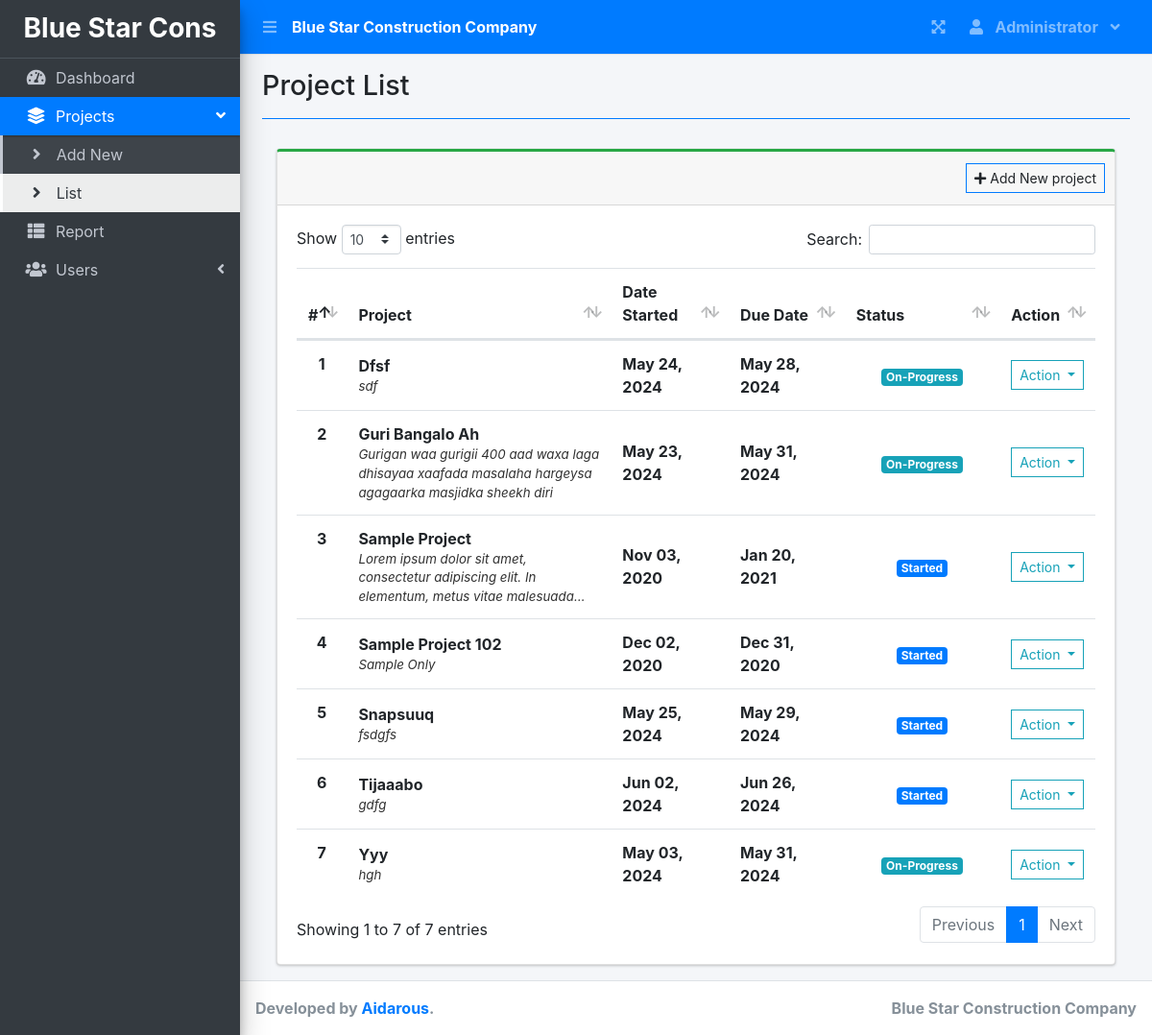
The app's page /index.php?page=project_list (signed in) with its own data.
### tables this page shows
CREATE TABLE `project_list` (
  `id` int(30) NOT NULL,
  `name` varchar(200) NOT NULL,
  `description` text NOT NULL,
  `status` tinyint(2) NOT NULL,
  `start_date` date NOT NULL,
  `end_date` date NOT NULL,
  `manager_id` int(30) NOT NULL,
  `user_ids` text NOT NULL,
  `date_created` datetime NOT NULL DEFAULT CURRENT_TIMESTAMP,
  `project_cost` decimal(10,2) NOT NULL DEFAULT '0.00'
);

### project_list.php (the view, shortened to what this page needs)
<?php include'db_connect.php' ?>
<div class="col-lg-12">
	<div class="card card-outline card-success">
		<div class="card-header">
            <?php if($_SESSION['login_type'] != 3): ?>
			<div class="card-tools">
				<a class="btn btn-block btn-sm btn-default btn-flat border-primary" href="./index.php?page=new_project"><i class="fa fa-plus"></i> Add New project</a>
			</div>
            <?php endif; ?>
		</div>
		<div class="card-body">
			<table class="table tabe-hover table-condensed" id="list">
				<colgroup>
					<col width="5%">
					<col width="35%">
					<col width="15%">
					<col width="15%">
					<col width="20%">
					<col width="10%">
				</colgroup>
				<thead>
					<tr>
						<th class="text-center">#</th>
						<th>Project</th>
						<th>Date Started</th>
						<th>Due Date</th>
						<th>Status</th>
						<th>Action</th>
					</tr>
				</thead>
				<tbody>
					<?php
					$i = 1;
					$stat = array("Pending","Started","On-Progress","On-Hold","Over Due","Done");
					$where = "";
					$qry = $conn->query("SELECT * FROM project_list $where order by name asc");
					while($row= $qry->fetch_assoc()):
						$trans = get_html_translation_table(HTML_ENTITIES,ENT_QUOTES);
						unset($trans["\""], $trans["<"], $trans[">"], $trans["<h2"]);
						$desc = strtr(html_entity_decode($row['description']),$trans);
						$desc=str_replace(array("<li>","</li>"), array("",", "), $desc);
		                $cprog = $conn->query("SELECT * FROM task_list where project_id = {$row['id']} and status = 3")->num_rows;
		                $prod = $conn->query("SELECT * FROM user_productivity where project_id = {$row['id']}")->num_rows;
						if($row['status'] == 0 && strtotime(date('Y-m-d')) >= strtotime($row['start_date'])):
						if($prod  > 0  || $cprog > 0)
		                  $row['status'] = 2;
		                else
		                  $row['status'] = 1;
						elseif($row['status'] == 0 && strtotime(date('Y-m-d')) > strtotime($row['end_date'])):
						$row['status'] = 4;
						endif;
					?>
					<tr>
						<th class="text-center"><?php echo $i++ ?></th>
						<td>
							<p><b><?php echo ucwords($row['name']) ?></b></p>
							<p class="truncate"><?php echo strip_tags($desc) ?></p>
						</td>
						<td><b><?php echo date("M d, Y",strtotime($row['start_date'])) ?></b></td>
						<td><b><?php echo date("M d, Y",strtotime($row['end_date'])) ?></b></td>
						<td class="text-center">
							<?php
							  if($stat[$row['status']] =='Pending'){
							  	echo "<span class='badge badge-secondary'>{$stat[$row['status']]}</span>";
							  }elseif($stat[$row['status']] =='Started'){
							  	echo "<span class='badge badge-primary'>{$stat[$row['status']]}</span>";
							  }elseif($stat[$row['status']] =='On-Progress'){
							  	echo "<span class='badge badge-info'>{$stat[$row['status']]}</span>";
							  }elseif($stat[$row['status']] =='On-Hold'){
							  	echo "<span class='badge badge-warning'>{$stat[$row['status']]}</span>";
							  }elseif($stat[$row['status']] =='Over Due'){
							  	echo "<span class='badge badge-danger'>{$stat[$row['status']]}</span>";
							  }elseif($stat[$row['status']] =='Done'){
							  	echo "<span class='badge badge-success'>{$stat[$row['status']]}</span>";
							  }
							?>
						</td>
						<td class="text-center">
							<button type="button" class="btn btn-default btn-sm btn-flat border-info wave-effect text-info dropdown-toggle" data-toggle="dropdown" aria-expanded="true">
		                      Action
		                    </button>
						</td>
					</tr>
				<?php endwhile; ?>
				</tbody>
			</table>
		</div>
	</div>
</div>

### project_list.php (style rules this page uses)
table p { margin: unset !important; }
table td { vertical-align: middle !important }

### records on screen
project_list: name "Dfsf", description "sdf", start_date "May 24, 2024", end_date "May 28, 2024", manager "On-Progress"
project_list: name "Guri Bangalo Ah", description "Gurigan waa gurigii 400 aad waxa laga dhisayaa xaafada masalaha hargeysa agagaarka masjidka sheekh diri", start_date "May 23, 2024", end_date "May 31, 2024", manager "On-Progress"
project_list: name "Sample Project", description "Lorem ipsum dolor sit amet, consectetur adipiscing elit. In elementum, metus vitae…", start_date "Nov 03, 2020", end_date "Jan 20, 2021", id "Started"
project_list: name "Sample Project 102", description "Sample Only", start_date "Dec 02, 2020", end_date "Dec 31, 2020", status "Started"
project_list: name "Snapsuuq", description "fsdgfs", start_date "May 25, 2024", end_date "May 29, 2024", status "Started"
project_list: name "Tijaaabo", description "gdfg", start_date "Jun 02, 2024", end_date "Jun 26, 2024", status "Started"
project_list: name "Yyy", description "hgh", start_date "May 03, 2024", end_date "May 31, 2024", manager "On-Progress"

### other values on screen
$_SESSION['login_firstname'] "Administrator"
$title "Project List"
